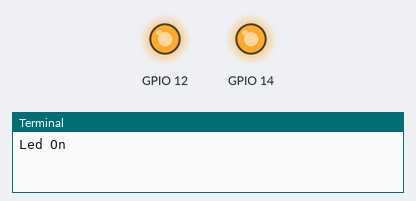
This program was run on a simulated Raspberry Pi (BCM pin numbers). On the bench: output pins drawn as LEDs (lit = HIGH), the last lines printed to the terminal. At 5.0 s the program stops and its outputs stay as they are.

Above: at 0.1 s.
At 5.1 s:
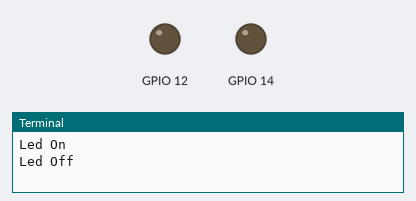
Timing chart, 0 to 6.5 s (numbered marks = the images above):
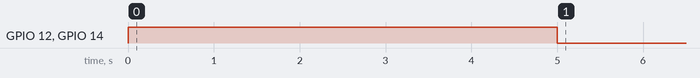

The program:

led.py
```python
#import des utilistaires python
import RPi.GPIO as GPIO
import time

#Utilisation d'une norme de nommage pour les broches
GPIO.setmode(GPIO.BCM)
GPIO.setwarnings(False)

#initialisation de la broche en mode "sortie"
GPIO.setup(14, GPIO.OUT)
GPIO.setup(12, GPIO.OUT)


print("Led On")
#On indique à la pin GPIO 14 que l'on veut envoyer du courant sur celle-ci
GPIO.output(14, GPIO.HIGH)
GPIO.output(12, GPIO.HIGH)
#On demande au script d'attendre 5 secondes
time.sleep(5)
#On dit à la pin GPIO 14 d'arrêter d'envoyer du courant.
GPIO.output(14, GPIO.LOW)
print("Led Off")

#On indique qu'on a fini d'utiliser les GPIOs
GPIO.cleanup()
```

Measured:
- by itself, GPIO 12, GPIO 14: LOW → HIGH at 0.00 s, → LOW 5.0 s later
